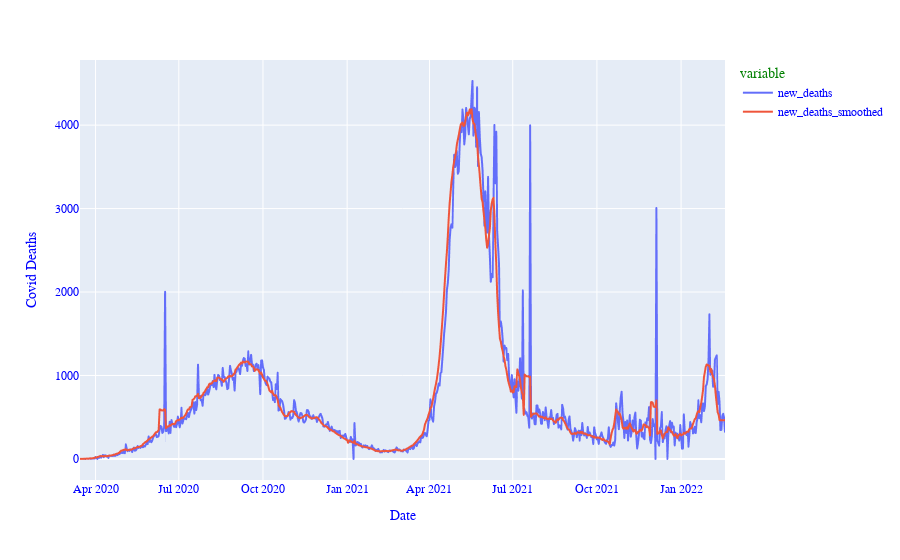

The notebook cell saved with this chart:
### Code cell
fig = px.line(covid_data2, x='date', y=['new_deaths', 'new_deaths_smoothed'])
fig.update_layout(
    font_family="Courier New",
    font_color="blue",
    title_font_family="Times New Roman",
    title_font_color="red",
    legend_title_font_color="green",
    xaxis_title="Date",
    yaxis_title="Covid Deaths",
)
fig.show()

### Figure 1 — Plotly figure (JSON) as saved in the notebook; plotly's stock layout.template omitted (floating-point values rounded to 4 significant figures; data arrays with more than 128 entries replaced by an {"elided": "..."} marker saying what was removed)
{"data": [{"hovertemplate": "variable=new_deaths<br>date=%{x}<br>value=%{y}<extra></extra>", "legendgroup": "new_deaths", "line": {"color": "#636efa", "dash": "solid"}, "marker": {"symbol": "circle"}, "mode": "lines", "name": "new_deaths", "showlegend": true, "type": "scattergl", "x": {"elided": "706 str values"}, "xaxis": "x", "y": {"elided": "706 float values"}, "yaxis": "y"}, {"hovertemplate": "variable=new_deaths_smoothed<br>date=%{x}<br>value=%{y}<extra></extra>", "legendgroup": "new_deaths_smoothed", "line": {"color": "#EF553B", "dash": "solid"}, "marker": {"symbol": "circle"}, "mode": "lines", "name": "new_deaths_smoothed", "showlegend": true, "type": "scattergl", "x": {"elided": "706 str values"}, "xaxis": "x", "y": {"elided": "706 int values"}, "yaxis": "y"}], "layout": {"font": {"color": "blue", "family": "Courier New"}, "legend": {"title": {"font": {"color": "green"}, "text": "variable"}, "tracegroupgap": 0}, "margin": {"t": 60}, "title": {"font": {"color": "red", "family": "Times New Roman"}}, "xaxis": {"anchor": "y", "domain": [0, 1], "title": {"text": "Date"}}, "yaxis": {"anchor": "x", "domain": [0, 1], "title": {"text": "Covid Deaths"}}}}
